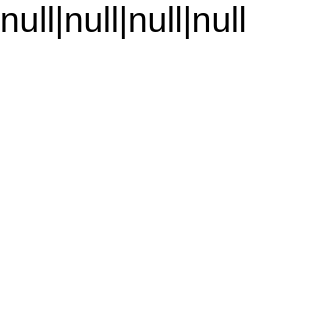

Describe this chart as a Vega-Lite specification.
### Vega specification from a JSON file in a GitHub repository (floating-point values rounded to 4 significant figures)
{"width": 100, "height": 100, "projections": [{"name": "p", "type": "constructor"}], "marks": [{"type": "text", "encode": {"update": {"text": {"signal": "toString(scale('p',[10,20]))+'|'+toString(scale('p',[-100,40]))+'|'+toString(geoScale('p'))+'|'+toString(geoTranslate('p'))"}, "y": {"value": 10}}}}]}
